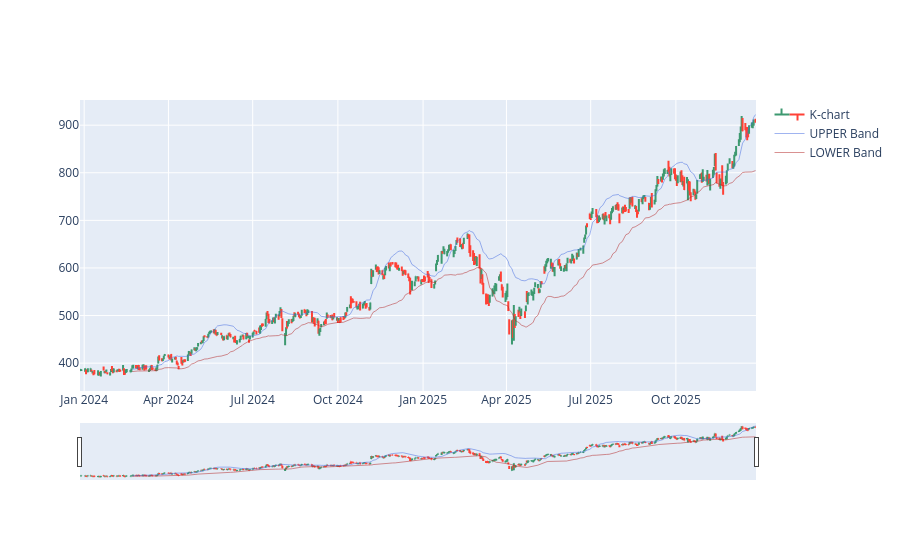

Notebook code for this chart:
### Code cell
import plotly.graph_objects as go
# 准备画布
fig = go.Figure()

fig = go.Figure(data=go.Ohlc(x=df_polygon.index,
                    open=df_polygon['Open'],
                    high=df_polygon['High'],
                    low=df_polygon['Low'],
                    close=df_polygon['Adj Close'],
                    name='K-chart'))


fig.add_trace(go.Scatter(  # 
    x=UPPER.index, 
    y=UPPER,               
    mode='lines', # line mode          
    name='UPPER Band',
    line=dict(color='royalblue', width=0.5))) # or color='#00ffff'

fig.add_trace(go.Scatter(  # 
    x=df_polygon.index, 
    y=LOWER,               
    mode='lines', # line mode              
    name='LOWER Band',
    line=dict(color='firebrick', width=0.5))) # or color='#0000ff'

fig.show()

### Figure 1 — Plotly figure (JSON) as saved in the notebook; plotly's stock layout.template omitted (floating-point values rounded to 4 significant figures; data arrays with more than 128 entries replaced by an {"elided": "..."} marker saying what was removed)
{"data": [{"close": {"elided": "501 float values"}, "high": {"elided": "501 float values"}, "low": {"elided": "501 float values"}, "name": "K-chart", "open": {"elided": "501 float values"}, "type": "ohlc", "x": {"elided": "501 str values"}}, {"line": {"color": "royalblue", "width": 0.5}, "mode": "lines", "name": "UPPER Band", "type": "scatter", "x": {"elided": "501 str values"}, "y": {"elided": "501 float values"}}, {"line": {"color": "firebrick", "width": 0.5}, "mode": "lines", "name": "LOWER Band", "type": "scatter", "x": {"elided": "501 str values"}, "y": {"elided": "501 float values"}}], "layout": {}}
